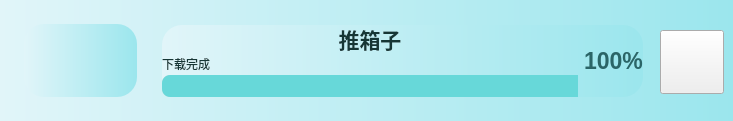
        <widget class="QWidget" name="widget_46" native="true">
         <property name="minimumSize">
          <size>
           <width>0</width>
           <height>121</height>
          </size>
         </property>
         <property name="maximumSize">
          <size>
           <width>16777215</width>
           <height>121</height>
          </size>
         </property>
         <property name="styleSheet">
          <string notr="true">.QWidget{
	background-color: qlineargradient(x1:0, y0:0, x2:1, y2:0,stop:0 rgb(225, 245, 249), stop:1 rgb(155, 230, 237));
	border-radius:20px;
	color: rgb(255, 255, 255);
}
</string>
         </property>
         <widget class="QWidget" name="widget_47" native="true">
          <property name="geometry">
           <rect>
            <x>24</x>
            <y>24</y>
            <width>113</width>
            <height>73</height>
           </rect>
          </property>
          <property name="styleSheet">
           <string notr="true"/>
          </property>
          <widget class="QLabel" name="label_28">
           <property name="geometry">
            <rect>
             <x>30</x>
             <y>5</y>
             <width>64</width>
             <height>64</height>
            </rect>
           </property>
           <property name="styleSheet">
            <string notr="true">border-image: url(:/youxi/images/TXZ.jpg);</string>
           </property>
           <property name="text">
            <string/>
           </property>
          </widget>
         </widget>
         <widget class="QPushButton" name="pushButton_game_tuixiangzi">
          <property name="geometry">
           <rect>
            <x>660</x>
            <y>30</y>
            <width>64</width>
            <height>64</height>
           </rect>
          </property>
          <property name="styleSheet">
           <string notr="true">border-image: url(:/icons/icons/play_game.png);</string>
          </property>
          <property name="text">
           <string/>
          </property>
         </widget>
         <widget class="QWidget" name="layoutWidget_6">
          <property name="geometry">
           <rect>
            <x>162</x>
            <y>25</y>
            <width>481</width>
            <height>72</height>
           </rect>
          </property>
          <layout class="QHBoxLayout" name="horizontalLayout_6">
           <item>
            <layout class="QVBoxLayout" name="verticalLayout_7">
             <property name="spacing">
              <number>2</number>
             </property>
             <item>
              <widget class="QLabel" name="label_74">
               <property name="font">
                <font>
                 <pointsize>16</pointsize>
                 <weight>75</weight>
                 <bold>true</bold>
                </font>
               </property>
               <property name="styleSheet">
                <string notr="true">color: rgb(22, 54, 53);
text-align:centre;
</string>
               </property>
               <property name="text">
                <string>推箱子</string>
               </property>
               <property name="alignment">
                <set>Qt::AlignCenter</set>
               </property>
              </widget>
             </item>
             <item>
              <widget class="QLabel" name="label_75">
               <property name="font">
                <font>
                 <weight>50</weight>
                 <bold>false</bold>
                </font>
               </property>
               <property name="styleSheet">
                <string notr="true">color: rgb(22, 54, 53)</string>
               </property>
               <property name="text">
                <string>下载完成</string>
               </property>
              </widget>
             </item>
             <item>
              <widget class="QProgressBar" name="progressBar_22">
               <property name="styleSheet">
                <string notr="true">QProgressBar::chunk {
        border-top-left-radius:8px;
border-bottom-left-radius:8px;
	background-color: rgb(103, 216, 217)
}
QProgressBar{
border-radius:8px;
background-color: rgb(223, 223, 223);
}
</string>
               </property>
               <property name="value">
                <number>100</number>
               </property>
               <property name="textVisible">
                <bool>false</bool>
               </property>
              </widget>
             </item>
            </layout>
           </item>
           <item>
            <widget class="QLabel" name="label_76">
             <property name="font">
              <font>
               <pointsize>17</pointsize>
               <weight>75</weight>
               <bold>true</bold>
              </font>
             </property>
             <property name="styleSheet">
              <string notr="true">color: rgb(43, 101, 103);</string>
             </property>
             <property name="text">
              <string>100%</string>
             </property>
             <property name="alignment">
              <set>Qt::AlignLeading|Qt::AlignLeft|Qt::AlignVCenter</set>
             </property>
            </widget>
           </item>
          </layout>
         </widget>
        </widget>
